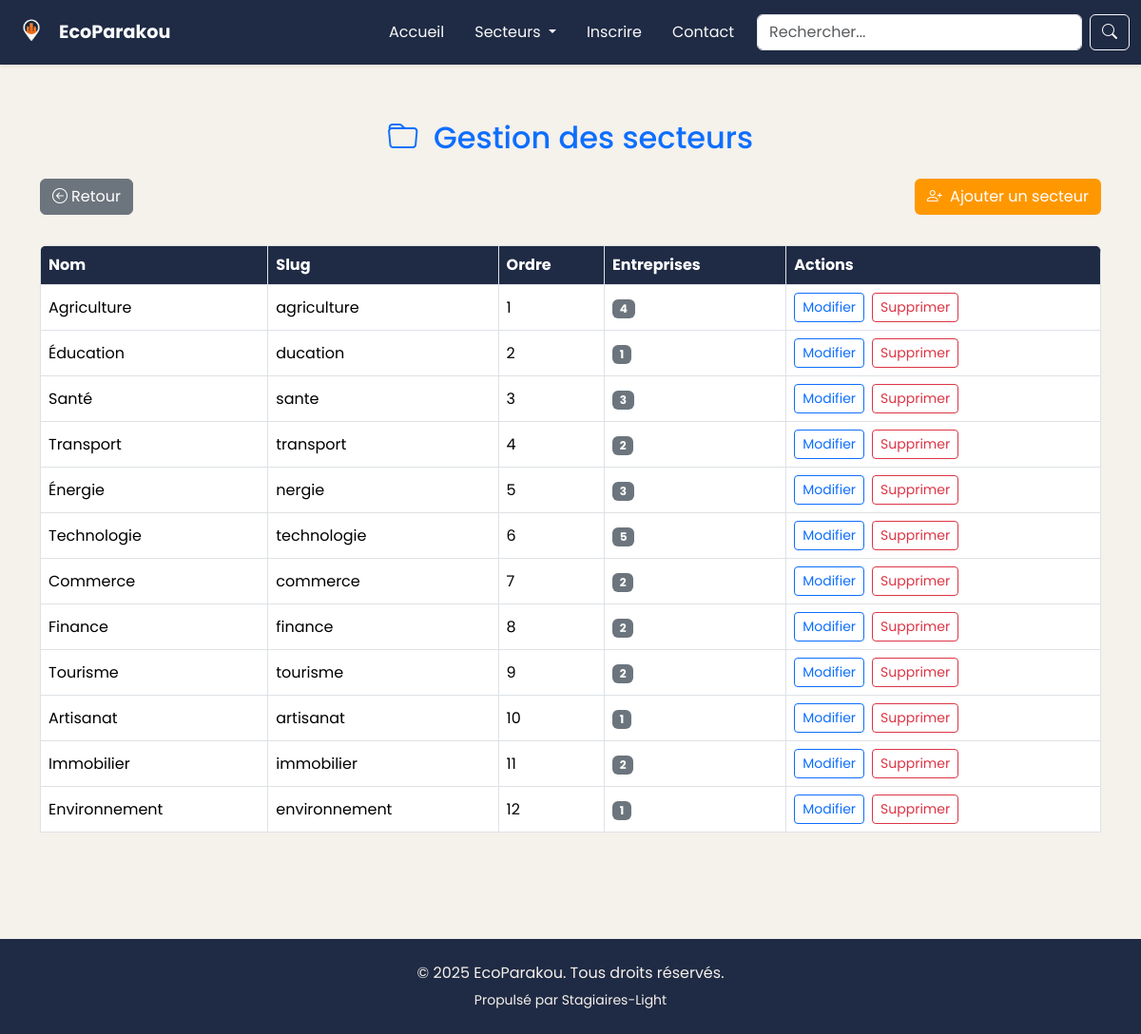
The page /admin/secteurs/liste_secteur.php (signed in) on the database its author committed.
### tables this page shows
CREATE TABLE `secteurs` (
  `id` int NOT NULL,
  `nom` varchar(100) NOT NULL,
  `slug` varchar(100) DEFAULT NULL,
  `description` text,
  `ordre` int DEFAULT '0'
);

### admin/secteurs/liste_secteur.php (the view, shortened to what this page needs)
<?php
  include_once '../../includes/db.php';
  $admin_id = $_SESSION['admin_id'];
  $stmt = $mysqli->prepare("SELECT role FROM utilisateurs WHERE id = ?");
  $stmt->bind_param("i", $admin_id);
  $stmt->execute();
  $stmt->bind_result($role);
  $query = "SELECT s.id, s.nom, s.slug, s.ordre, COUNT(e.id) AS nb_entreprises
    FROM secteurs s
    LEFT JOIN entreprises e ON e.secteur_id = s.id
    GROUP BY s.id
    ORDER BY s.ordre ASC, s.nom ASC
  ";
  $secteurs = $mysqli->query($query);
?>
<!DOCTYPE html>
<html lang="fr">
  <head>
    <?php include_once '../../includes/meta-head.php'; ?>
    <link rel="stylesheet" href="../../public/assets/css/liste_secteur.css">
    <link rel="stylesheet" href="../../public/assets/css/header.css">
    <link rel="stylesheet" href="../../public/assets/css/footer.css">
  </head>
  <body>
    <?php include_once '../../includes/header.php'; ?>
    <div class="container py-5">
      <h2 class="mb-4 text-center text-primary">
        <i class="bi bi-folder me-2"></i> Gestion des secteurs
      </h2>
      <?php if (in_array($role, ['admin', 'moderateur'])): ?>
        <div class="d-flex justify-content-between align-items-center mb-4 flex-wrap">
          <a href="../dashboard.php" class="btn btn-secondary mb-2">
            <i class="bi bi-arrow-left-circle me-1"></i>Retour
          </a>
          <a href="ajouter_secteur.php" class="btn btn-accent mb-2">
            <i class="bi bi-person-plus me-1"></i> Ajouter un secteur
          </a>
        </div>
      <?php endif; ?>
      <div class="table-responsive">
        <table class="table table-bordered table-hover align-middle">
          <thead>
            <tr>
              <th>Nom</th>
              <th>Slug</th>
              <th>Ordre</th>
              <th>Entreprises</th>
              <th>Actions</th>
            </tr>
          </thead>
          <tbody>
            <?php while ($s = $secteurs->fetch_assoc()): ?>
              <tr id="secteur-row-<?= $s['id'] ?>">
                <td><?= htmlspecialchars($s['nom']) ?></td>
                <td><?= htmlspecialchars($s['slug']) ?></td>
                <td><?= $s['ordre'] ?></td>
                <td><span class="badge bg-secondary"><?= $s['nb_entreprises'] ?></span></td>
                <td>
                  <div class="d-flex flex-wrap gap-2">
                    <a href="modifier_secteur.php?id=<?= $s['id'] ?>" class="btn btn-sm btn-outline-primary">Modifier</a>
                    <?php if ($role === 'admin'): ?>
                      <button class="btn btn-sm btn-outline-danger"
                        onclick="confirmerSuppression(<?= $s['id'] ?>, '<?= addslashes($s['nom']) ?>', <?= $s['nb_entreprises'] ?>)">
                        Supprimer
                      </button>
                    <?php endif; ?>
                  </div>
                </td>
              </tr>
            <?php endwhile; ?>
          </tbody>
        </table>
      </div>
    </div>
    <?php include_once '../../includes/footer.php'; ?>
  </body>
</html>

### public/assets/css/style.css (style rules this page uses)
:root { --color-primary: #1F2A44; --color-accent: #FF9800; --color-bg: #F5F1EB; --color-text: #333333; --color-white: #ffffff; --color-muted: #6c757d; --color-hover: #f0f0f0; --font-main: 'Poppins', sans-serif; }
body { margin: 0; font-family: var(--font-main); background-color: var(--color-bg); color: var(--color-text); }

### public/assets/css/liste_secteur.css (style rules this page uses)
body { background-color: #F5F1EB; font-family: 'Poppins', sans-serif; padding-top: 78px; }
.table th { background-color: #1F2A44; color: #ffffff; }
.btn-accent { background-color: #FF9800; color: #ffffff; }
.table-responsive { overflow-x: auto; -webkit-overflow-scrolling: touch; border-radius: 8px; }
td .btn { white-space: nowrap; }

### public/assets/css/header.css (style rules this page uses)
:root { --color-primary: #1F2A44; --color-accent: #FF9800; --color-bg: #F5F1EB; --color-text: #333333; --font-main: 'Poppins', sans-serif; }
body { font-family: var(--font-main); }

### public/assets/css/footer.css (style rules this page uses)
:root { --color-primary: #1F2A44; --color-accent: #FF9800; --color-bg: #F5F1EB; --color-text: #333333; --font-main: 'Poppins', sans-serif; }
html, body { height: 100%; }
body { display: flex; flex-direction: column; }

### rows shown on the page
secteurs: nom "Agriculture", slug "agriculture", ordre "1", nb_entreprises "4"
secteurs: nom "Éducation", slug "ducation", ordre "2", nb_entreprises "1"
secteurs: nom "Santé", slug "sante", ordre "3", nb_entreprises "3"
secteurs: nom "Transport", slug "transport", ordre "4", nb_entreprises "2"
secteurs: nom "Énergie", slug "nergie", ordre "5", nb_entreprises "3"
secteurs: nom "Technologie", slug "technologie", ordre "6", nb_entreprises "5"
secteurs: nom "Commerce", slug "commerce", ordre "7", nb_entreprises "2"
secteurs: nom "Finance", slug "finance", ordre "8", nb_entreprises "2"
secteurs: nom "Tourisme", slug "tourisme", ordre "9", nb_entreprises "2"
secteurs: nom "Artisanat", slug "artisanat", ordre "10", nb_entreprises "1"
secteurs: nom "Immobilier", slug "immobilier", ordre "11", nb_entreprises "2"
secteurs: nom "Environnement", slug "environnement", ordre "12", nb_entreprises "1"

### other values the page prints
SITE_NAME "EcoParakou"
SITE_AUTHOR "Stagiaires-Light"
